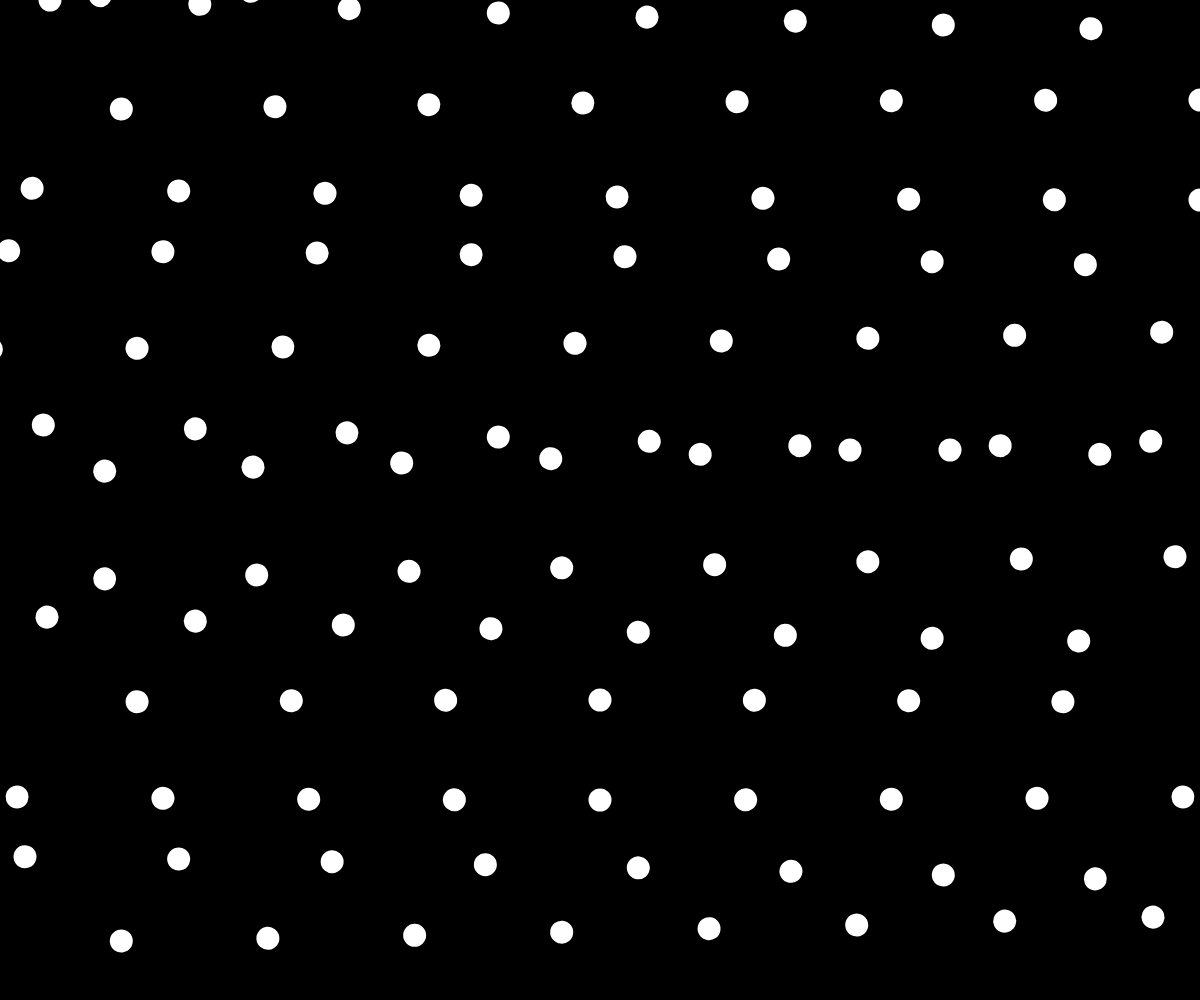
Frame 1 (no input)
Frame 60 (no input): identical to frame 1, image omitted
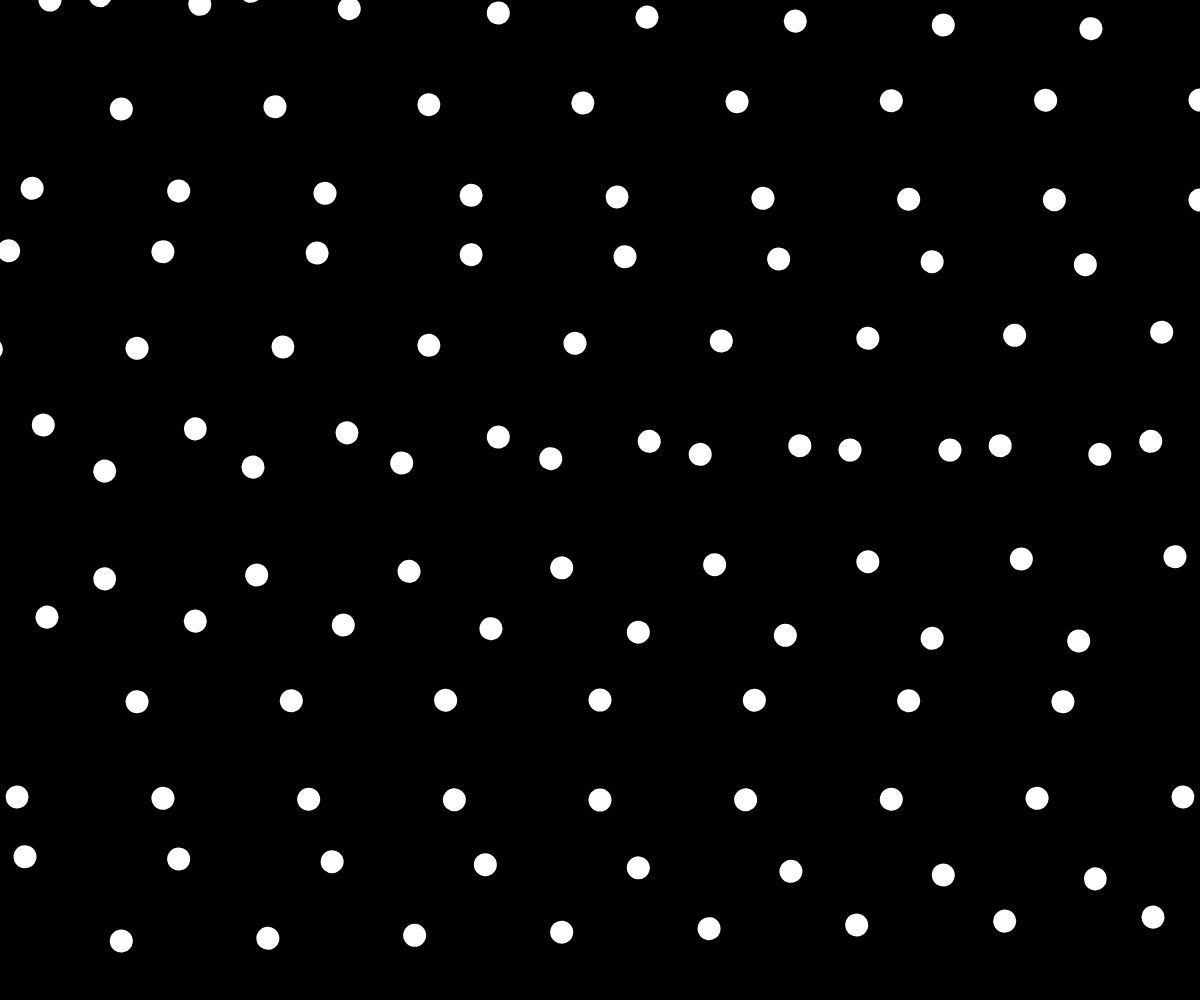
Frame 120 (the mouse pressed at the canvas centre since frame 60)

The p5.js sketch that drew these frames (run headless with seeded random() and noise() and a simulated clock; from frame 60 on, the mouse is pressed at the canvas centre):

// p5.js sketch
// ── sketch.js

let n = 10;
let NR = [];

function setup(){
	createCanvas(windowWidth,windowHeight);
	stroke(255);
	strokeWeight(3);
	angleMode(DEGREES);
	for(i=0;i<100;i++){
		NR.push(i*5);
	}
}

function draw(){
	background(0)
	for(i=0;i<n;i++){
		for(e=0;e<n;e++){
			design(e*(150),i*(150),i*10+e);
		}
	}
}

function design(x,y,q){
	a = map(mouseX,0,width,0,360)+NR[q];
	push();
	translate(x,y);
	rotate(a);
	ellipse(50,0,20);
	ellipse(-50,0,20);
	pop();
	
}
